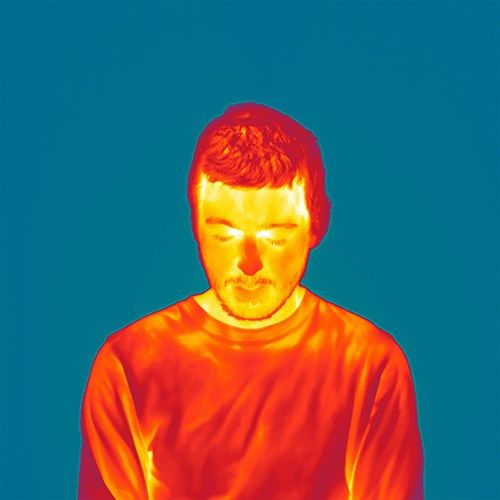
%> input picture thermal/2.jpg, 500 x 500 px
$ octave thermal.m   (GNU Octave 9; MATLAB toolbox functions it lacks are replaced by stand-ins)
%> lines starting %> are read from the running program, lines starting %| are printed output that depends on the picture
clc;
close all;
clear;
workspace;
format long g;
format compact;
fontSize = 15;

[img_name,PathName] = uigetfile({'*.jpg;*.jpeg;*.png'},'Select the thermal photo');
%> the answer given: 2.jpg


baseFileName = img_name;

folder = pwd
fullFileName = fullfile(folder, baseFileName);

originalRGBImage = imread(fullFileName);
%> originalRGBImage is the input picture: size 500x500x3 uint8; mean R, G, B 79.7, 101.1, 103.9

subplot(2, 3, 1);
imshow(originalRGBImage, []);
axis on;
caption = sprintf('Original Pseudocolor Image, %s', baseFileName);
title(caption, 'FontSize', fontSize, 'Interpreter', 'None');
drawnow;
grayImage = min(originalRGBImage, [], 3);
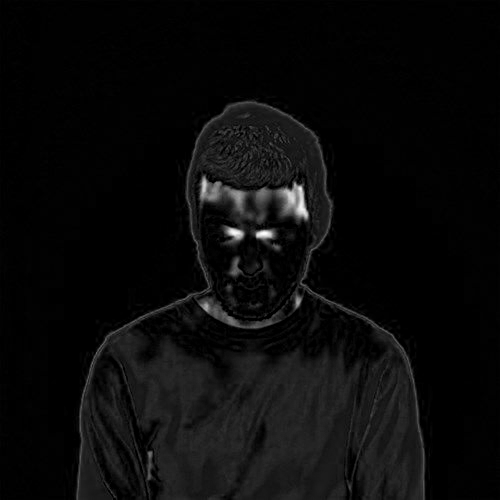
%> grayImage: size 500x500 uint8; min 0, max 254, mean 10.3

[rows, columns, numberOfColorChannels] = size(originalRGBImage);
%> rows = 500; columns = 500; numberOfColorChannels = 3

colorBarImage = imcrop(originalRGBImage, [1, 20, 17, rows]);
b = colorBarImage(:,:,3);

rgbImage = imcrop(originalRGBImage, [81, 1, columns-20, rows]);
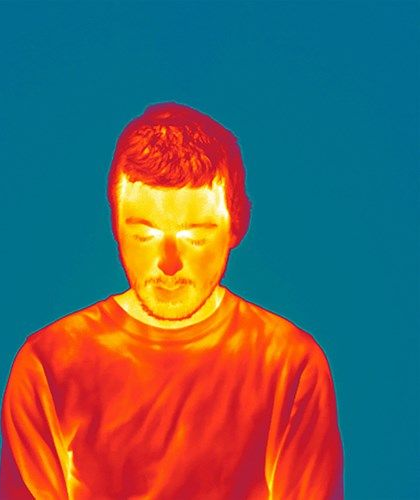
%> rgbImage: size 500x420x3 uint8; mean R, G, B 94.6, 99.2, 96.5

[rows, columns, numberOfColorChannels] = size(rgbImage);
%> columns = 420

subplot(2, 3, 2);
imshow(rgbImage, []);
axis on;
caption = sprintf('Cropped Pseudocolor Image');
title(caption, 'FontSize', fontSize, 'Interpreter', 'None');
drawnow;
hp = impixelinfo();

subplot(2, 3, 3);
imshow(colorBarImage, []);
axis on;
caption = sprintf('Cropped Colorbar Image');
title(caption, 'FontSize', fontSize, 'Interpreter', 'None');
drawnow;

set(gcf, 'Units', 'Normalized', 'OuterPosition', [0 0.05 1 0.95]);

set(gcf, 'Name', 'Demo', 'NumberTitle', 'Off')
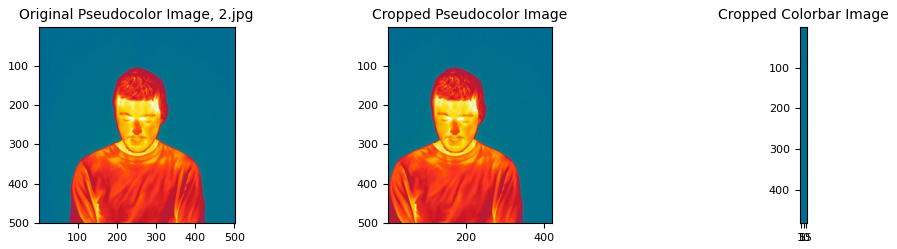
%> figure redrawn from the program's plot data, 3 panels

storedColorMap = colorBarImage(:,1,:);

storedColorMap = double(squeeze(storedColorMap)) / 255
%> storedColorMap = 481 rows, first 12: [0.00392 0.427 0.576; 0.00392 0.427 0.576; 0.00392 0.427 0.576; 0.00392 0.427 0.576; 0.00392 0.427 0.576; 0.0118 0.435 0.584; 0.0118 0.435 0.584; 0.0118 0.435 0.584; 0.00784 0.431 0.58; 0.00784 0.431 0.58; 0.00392 0.427 0.576; 0.00392 0.427 0.576]

storedColorMap = flipud(storedColorMap);
%> storedColorMap = 481 rows, first 12: [0.0157 0.439 0.588; 0.0157 0.439 0.588; 0.0118 0.435 0.584; 0.0118 0.435 0.584; 0.0118 0.435 0.576; 0.0118 0.435 0.576; 0.00784 0.431 0.573; 0.00392 0.427 0.569; 0.00392 0.427 0.569; 0.00784 0.431 0.573; 0.0118 0.435 0.576; 0.0118 0.435 0.576]

%> (the run ends here)

$ run again, on thermal/4.jpg
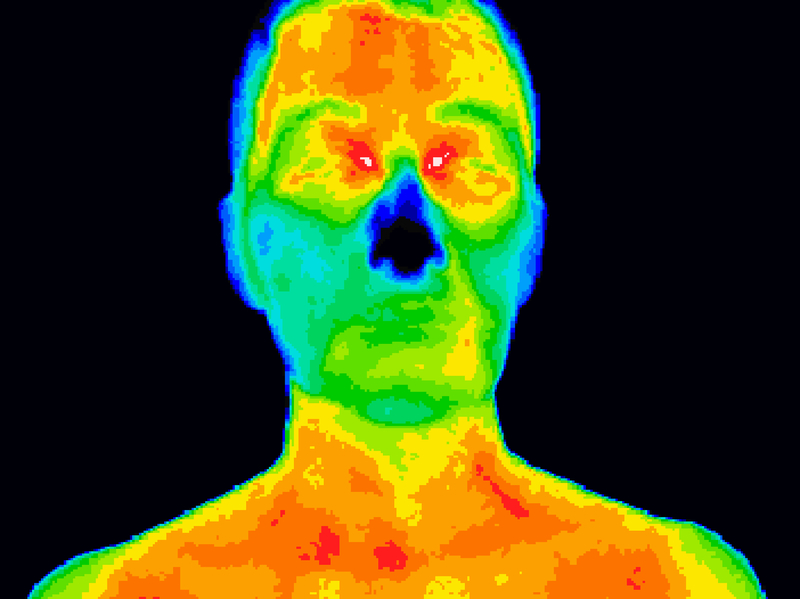
%> input picture thermal/4.jpg, 800 x 599 px
%> originalRGBImage is the input picture: size 599x800x3 uint8; mean R, G, B 67.1, 73.8, 21
%> `rgbImage = imcrop(originalRGBImage, [81, 1, columns-20, rows]);`:
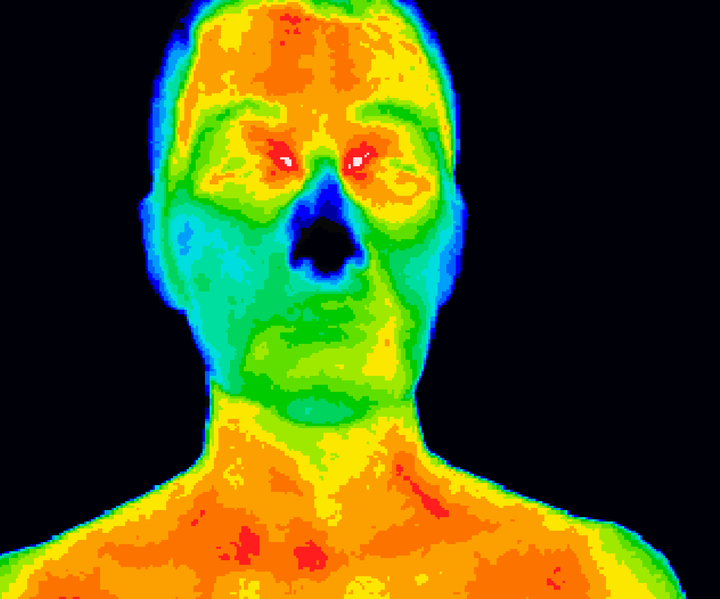
%> rgbImage: size 599x720x3 uint8; mean R, G, B 74.4, 81.3, 22.3
%> `set(gcf, 'Name', 'Demo', 'NumberTitle', 'Off')`:
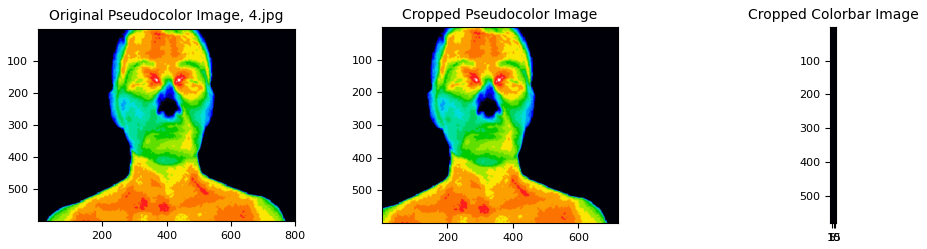
%> figure redrawn from the program's plot data, 3 panels
%> storedColorMap = 580 rows, first 12: [0 0 0.0314; 0 0 0.0314; 0 0 0.0314; 0 0 0.0314; 0 0 0.0314; 0 0 0.0314; 0 0 0.0314; 0 0 0.0314; 0 0 0.0314; 0 0 0.0314; 0 0 0.0314; 0 0 0.0314]

$ run again, on thermal/5.jpg
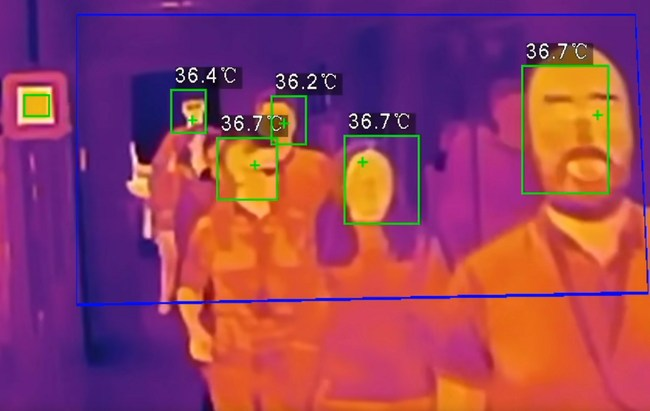
%> input picture thermal/5.jpg, 650 x 411 px
%> originalRGBImage is the input picture: size 411x650x3 uint8; mean R, G, B 149.5, 63.1, 93.6
%> `rgbImage = imcrop(originalRGBImage, [81, 1, columns-20, rows]);`:
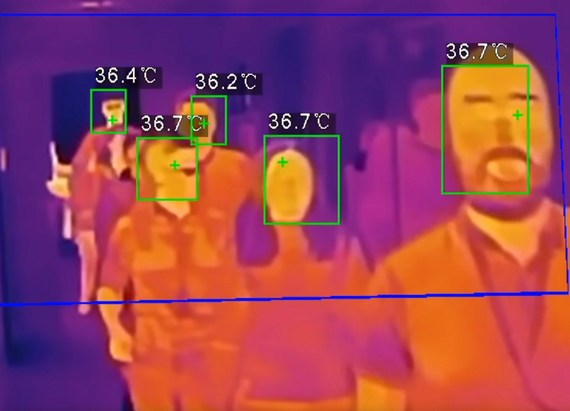
%> rgbImage: size 411x570x3 uint8; mean R, G, B 154.1, 66, 89.1
%> `set(gcf, 'Name', 'Demo', 'NumberTitle', 'Off')`:
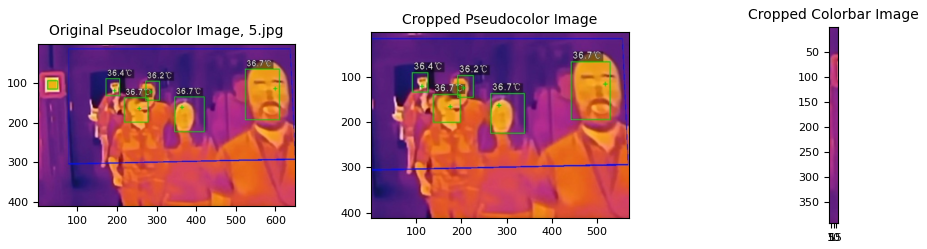
%> figure redrawn from the program's plot data, 3 panels
%> `storedColorMap = double(squeeze(storedColorMap)) / 255`: storedColorMap = 392 rows, first 12: [0.431 0.133 0.518; 0.431 0.133 0.518; 0.431 0.133 0.518; 0.431 0.133 0.518; 0.431 0.133 0.518; 0.424 0.133 0.514; 0.424 0.133 0.514; 0.424 0.133 0.514; 0.424 0.133 0.514; 0.424 0.133 0.514; 0.42 0.129 0.51; 0.42 0.129 0.51]
%> `storedColorMap = flipud(storedColorMap);`: storedColorMap = 392 rows, first 12: [0.369 0.118 0.447; 0.369 0.118 0.447; 0.373 0.122 0.451; 0.376 0.118 0.459; 0.38 0.122 0.463; 0.38 0.122 0.467; 0.384 0.125 0.471; 0.388 0.129 0.482; 0.388 0.129 0.482; 0.392 0.129 0.494; 0.392 0.129 0.494; 0.388 0.133 0.502]

$ run again, on thermal/1.png
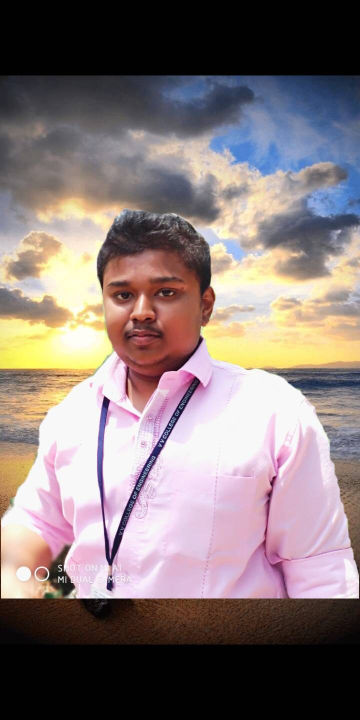
%> input picture thermal/1.png, 720 x 1440 px (shown at 1/2 size)
%> originalRGBImage is the input picture: size 1440x720x3 uint8; mean R, G, B 134.7, 120.8, 120.6
%> `rgbImage = imcrop(originalRGBImage, [81, 1, columns-20, rows]);`:
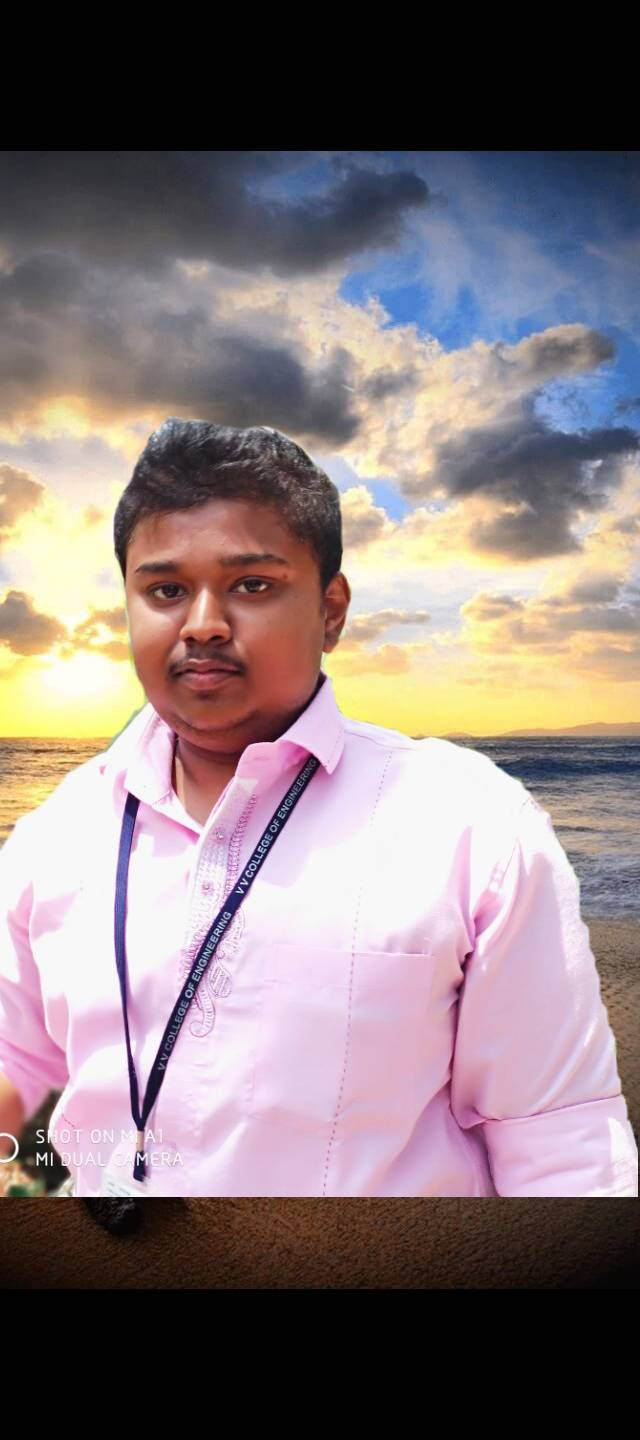
%> rgbImage: size 1440x640x3 uint8; mean R, G, B 135.3, 121.3, 123.2
%> `set(gcf, 'Name', 'Demo', 'NumberTitle', 'Off')`:
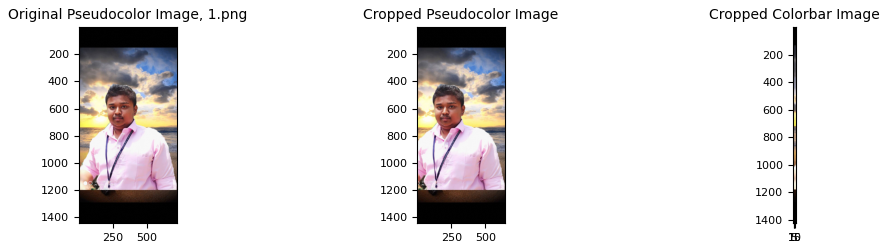
%> figure redrawn from the program's plot data, 3 panels
%> storedColorMap = 1421 rows, first 12: [0.00392 0.00392 0.00392; 0.00392 0.00392 0.00392; 0.00392 0.00392 0.00392; 0.00392 0.00392 0.00392; 0.00392 0.00392 0.00392; 0.00392 0.00392 0.00392; 0.00392 0.00392 0.00392; 0.00392 0.00392 0.00392; 0.00392 0.00392 0.00392; 0.00392 0.00392 0.00392; 0.00392 0.00392 0.00392; 0.00392 0.00392 0.00392]
